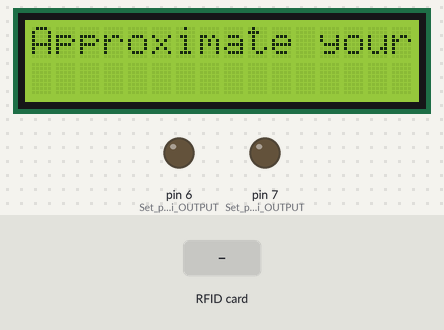
Recording of a sketch running on a simulated Arduino Uno, built with avr-gcc and run on an emulated ATmega328P. Parts: 16×2 character LCD, output pins drawn as LEDs (lit = HIGH). Dashed ring = blinking. The inputs (shaded band) are chosen by the test bench. Pins used as bus, display or sensor lines are not drawn; what the sketch prints to the serial monitor is not drawn.

Above: at 1.3 s.
1.4 s: RFID card 5E 7A 19 C4 held to the reader
At 1.51 s:
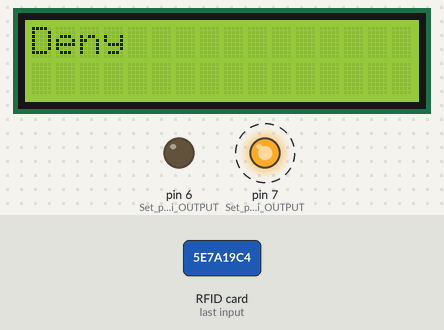
At 2.9 s:
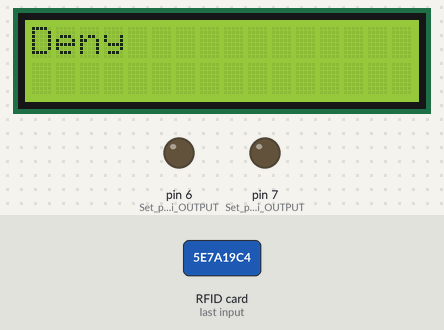
3.7 s: RFID card 05 8F 6E 1A 0D F2 00 held to the reader
At 4.4 s:
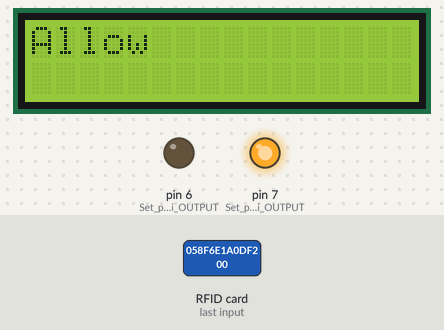
Timing chart, 0 to 8.2 s (numbered marks = the images above; inputs shaded):
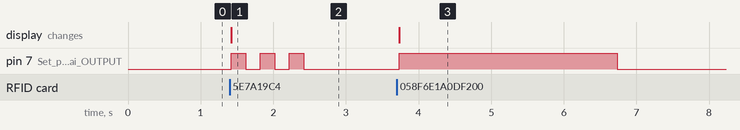

The sketch:

RFID_LCD.ino
```cpp
#include <SPI.h>
#include <MFRC522.h>
#include <LiquidCrystal_I2C.h>
LiquidCrystal_I2C lcd(0x27, 16, 2);  // Ganti 0x3F ke 0x27 kalau LCD tidak muncul

#define SS_PIN 10
#define RST_PIN 9
MFRC522 mfrc522(SS_PIN, RST_PIN);   // Membuat instance MFRC522

int powerPin = 3;
int sda = A4;
int scl = A5; // untuk pengganti VCC/5VOLT

void setup() {
  lcd.init();
  lcd.backlight();

  // Jadikan pin power sebagai output
  pinMode(powerPin, OUTPUT);
  digitalWrite(powerPin, LOW);

  rfid(); // Memanggil fungsi rfid

  Serial.begin(9600); // Memulai komunikasi serial
}

void loop() {
  // Look for new cards
  if (!mfrc522.PICC_IsNewCardPresent()) {
    return;
  }

  // Select one of the cards
  if (!mfrc522.PICC_ReadCardSerial()) {
    return;
  }

  // Show UID on serial monitor
  Serial.print("UID tag :");
  String content = "";
  for (byte i = 0; i < mfrc522.uid.size; i++) {
    Serial.print(mfrc522.uid.uidByte[i] < 0x10 ? " 0" : " ");
    Serial.print(mfrc522.uid.uidByte[i], HEX);
    content.concat(String(mfrc522.uid.uidByte[i] < 0x10 ? " 0" : " "));
    content.concat(String(mfrc522.uid.uidByte[i], HEX));
  }
  Serial.println();
  Serial.print("Message : ");
  content.toUpperCase();

  // Clear LCD before showing new message
  lcd.clear();
  lcd.setCursor(0, 0);  // Set cursor to the first row

  if (content.substring(1) == "05 8F 6E 1A 0D F2 00") { // Ganti dengan UID kartu yang diizinkan
    lcd.print("Allow");
    digitalWrite(7, HIGH);
    delay(3000);
    digitalWrite(7, LOW);
  } else {
    lcd.print("Deny");
    digitalWrite(7, HIGH);
    delay(200);
    digitalWrite(7, LOW);
    delay(200);
    digitalWrite(7, HIGH);
    delay(200);
    digitalWrite(7, LOW);
    delay(200);
    digitalWrite(7, HIGH);
    delay(200);
    digitalWrite(7, LOW);
    delay(1000);
  }
}

void rfid() {
  pinMode(7, OUTPUT); // Set pin 7 sebagai OUTPUT
  pinMode(6, OUTPUT); // Set pin 6 sebagai OUTPUT (jika diperlukan)

  SPI.begin(); // Inisialisasi SPI bus
  mfrc522.PCD_Init(); // Inisialisasi MFRC522
  lcd.clear();
  lcd.setCursor(0, 0);  // Set cursor to the first row
  lcd.print("Approximate your card to the reader...");
}
```

Measured:
- after the input at 1.4 s, pin 7 (Set_pin_7_sebagai_OUTPUT): alternates HIGH for 0.20 s and LOW for 0.20 s, 6 changes in all, then stays LOW, starting at once; the display: changes at once (image 1)
- after the input at 3.7 s, pin 7 (Set_pin_7_sebagai_OUTPUT): LOW → HIGH at once, → LOW 3.0 s later; the display: changes at once (image 3)
